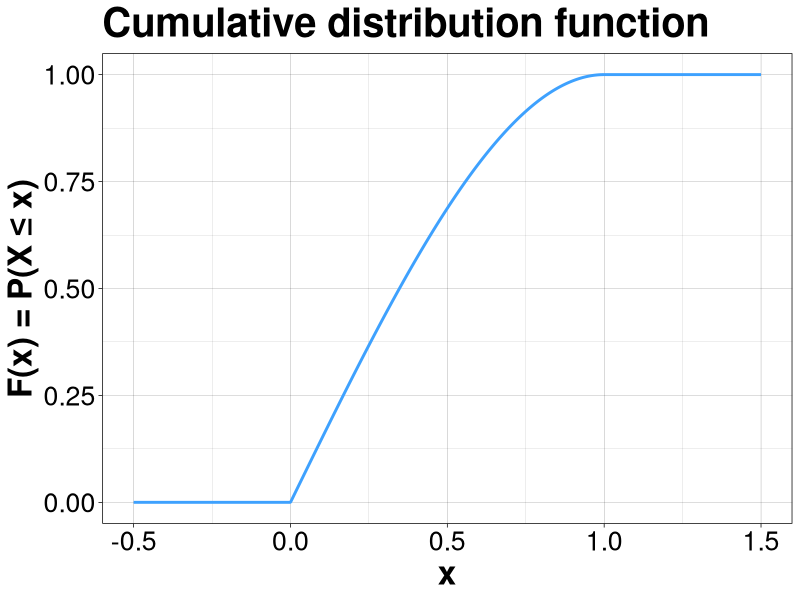
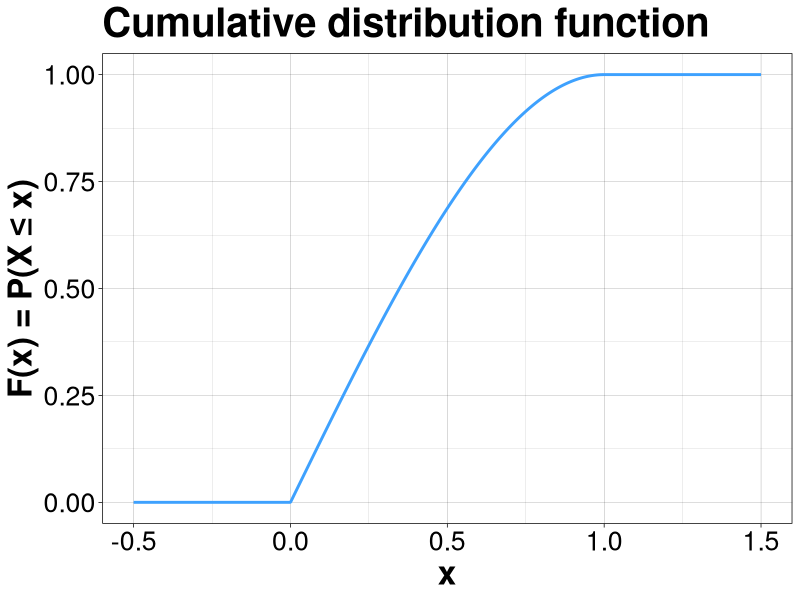

The R script that drew these images, in order:
library(ggplot2)
library(svglite)

f <- function(x) {
    return(ifelse(x >= 0, ifelse(x <= 1, 0.5 * x * (3 - (x * x)), 1), 0))
}

X <- seq(-0.5, 1.5, length.out = 1000)
data <- data.frame(x = X, y = f(X))

svglite("cdf.svg")
ggplot(data = data, mapping = aes(x = x, y = y)) +
geom_line(color = "#3ea1fe", linewidth = 1) +
labs(x = "x", y = "F(x) = P(X ≤ x)", title = "Cumulative distribution function") +
theme_linedraw() +
theme(text = element_text(size = 24),
      title = element_text(face = "bold"))
ggsave("cdf.svg", units = "cm")
